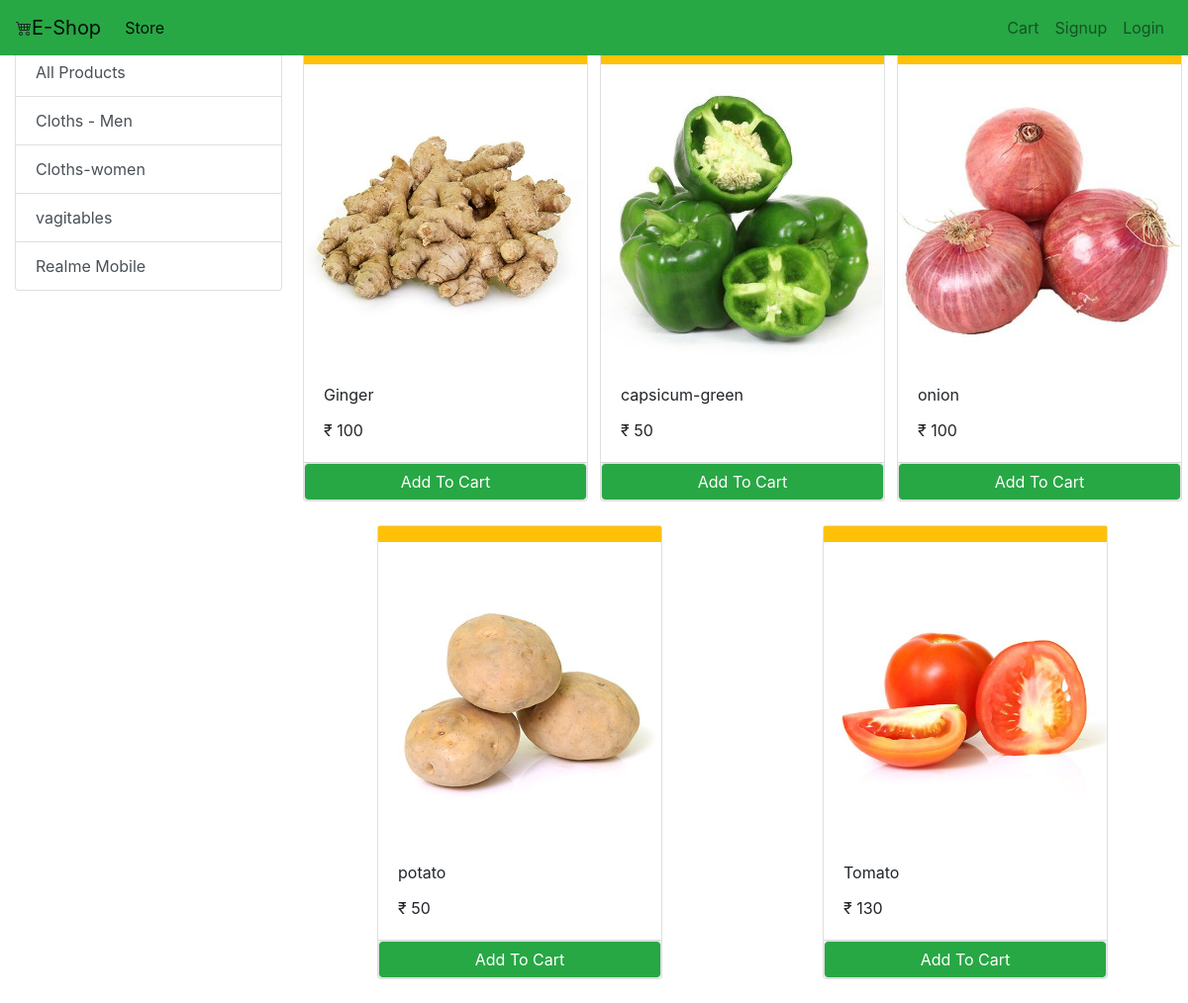
Screenshot of /?category=3 with the database file from the repository.
### store/models/category.py (models this page shows, shortened)
class Category(models.Model):
    name = models.CharField(max_length=20)
    @staticmethod
    def get_all_category():
        return Category.objects.all()

### store/models/product.py (models this page shows, shortened)
class Product(models.Model):
    name = models.CharField(max_length=50)
    price = models.IntegerField(default=0)
    category = models.ForeignKey(Category,on_delete=models.CASCADE,default=1)
    description = models.CharField(max_length=200,default='',null=True,blank=True)
    image = models.ImageField(upload_to='uploads/products/')
    @staticmethod
    def get_all_products_by_categoryid(category_id):
        if category_id:
            return Product.objects.filter(category = category_id)
        else:
            return Product.get_all_products()

### store/views.py (the view, shortened to what this page needs)
# urls.py: path('',views.index),
def index(request):
    cart = request.session.get('cart')
    if not cart:
        request.session['cart'] = {}
    product = None
    categories = Category.get_all_category()
    categoryID = request.GET.get('category')
    if categoryID:
        product = Product.get_all_products_by_categoryid(categoryID)
    else:
        product = Product.get_all_products()
    data = {}
    data['products'] = product
    data['categories'] = categories
    print('you are : ', request.session.get('email'))
    ''' take the product id in front end '''
    return render(request, 'index.html', data)

### store/templatetags/cart.py (called while the page is built)
@register.filter(name='is_in_cart')
def is_in_cart(product,cart):
    keys = cart.keys()
    for id in keys:
        try:
            if int(id) == product.id:
                return True
        except:
            pass
    return False

### store/templatetags/custom_filter.py (called while the page is built)
@register.filter(name='currency')
def currency(number):
    return "₹ "+str(number)

### templates/index.html (shortened to what this page needs)
{% extends 'base.html' %}
{% block body %}
{% load cart %}
{% load custom_filter %}
<div class="container-fluid">
    <div class="row mt-5">
        <div class="col-lg-3 mx-auto">
            <div class="list-group">
                <a href="/" class="list-group-item list-group-item-action ">All Products</a>
                {% for category in categories%}
                <a href="/?category={{category.id}}"
                   class="list-group-item list-group-item-action ">{{category.name}}</a>
                {% endfor %}
            </div>
        </div>
        <div id="products" class="col-lg-9 mx-auto">
            <div class="row" mx-auto>
                {% for product in products %}
                <div class="card mx-auto mb-4" id="{{product.id}}" style=" width: 18rem;">
                    <div class="shadow-none p-2 mb-3 bg-warning "></div>
                    <img src="{{ product.image.url }}" class="card-img-top" alt="Card image loding..">
                    <div class="card-body">
                        <p class="card-title">{{product.name}}</p>
                        <p class="card-text">{{product.price|currency}}</p>
                    </div>
                    <div class="card-footer p-0 no-gutters">
                        {% if product|is_in_cart:request.session.cart %}
                        <div class="row no-gutters">
                            <form action="/#{{product.id}}" method="post" class="col-2">
                                {% csrf_token %}
                                <input type="text" hidden name="product" value="{{product.id}}">
                                <input type="text" hidden name="remove" value="True">
                                <input type="submit" value=" - " class="btn btn-block btn-secondary">
                            </form>
                            <div class="text-center col ">{{ product | cart_quantity:request.session.cart }} in cart</div>
                            <form action="/#{{product.id}}" method="post" class="col-2">
                                {% csrf_token %}
                                <input type="text" hidden name="product" value="{{product.id}}">
                                <input type="submit" value=" + " class="btn btn-block btn-secondary">
                            </form>
                        </div>
                        {% else %}
                        <form action="/#{{product.id}}" method="post" class="btn-block">
                            <input type="submit" class="float-right btn btn-success
                                          border form-control" value="Add To Cart">
                        </form>
                        {% endif %}
                    </div>
                </div>
                {% endfor %}
            </div>
        </div>
    </div>
</div>
{% endblock %}

### rows the page displays
Category: name "Cloths - Men"
Category: name "Cloths-women"
Category: name "vagitables"
Category: name "Realme Mobile"
Product: image (picture), name "Ginger", price "₹ 100"
Product: image (picture), name "capsicum-green", price "₹ 50"
Product: image (picture), name "onion", price "₹ 100"
Product: {{ product.id }} 18 (drawn), image (picture), name "potato", price "₹ 50"
Product: image (picture), name "Tomato", price "₹ 130"
